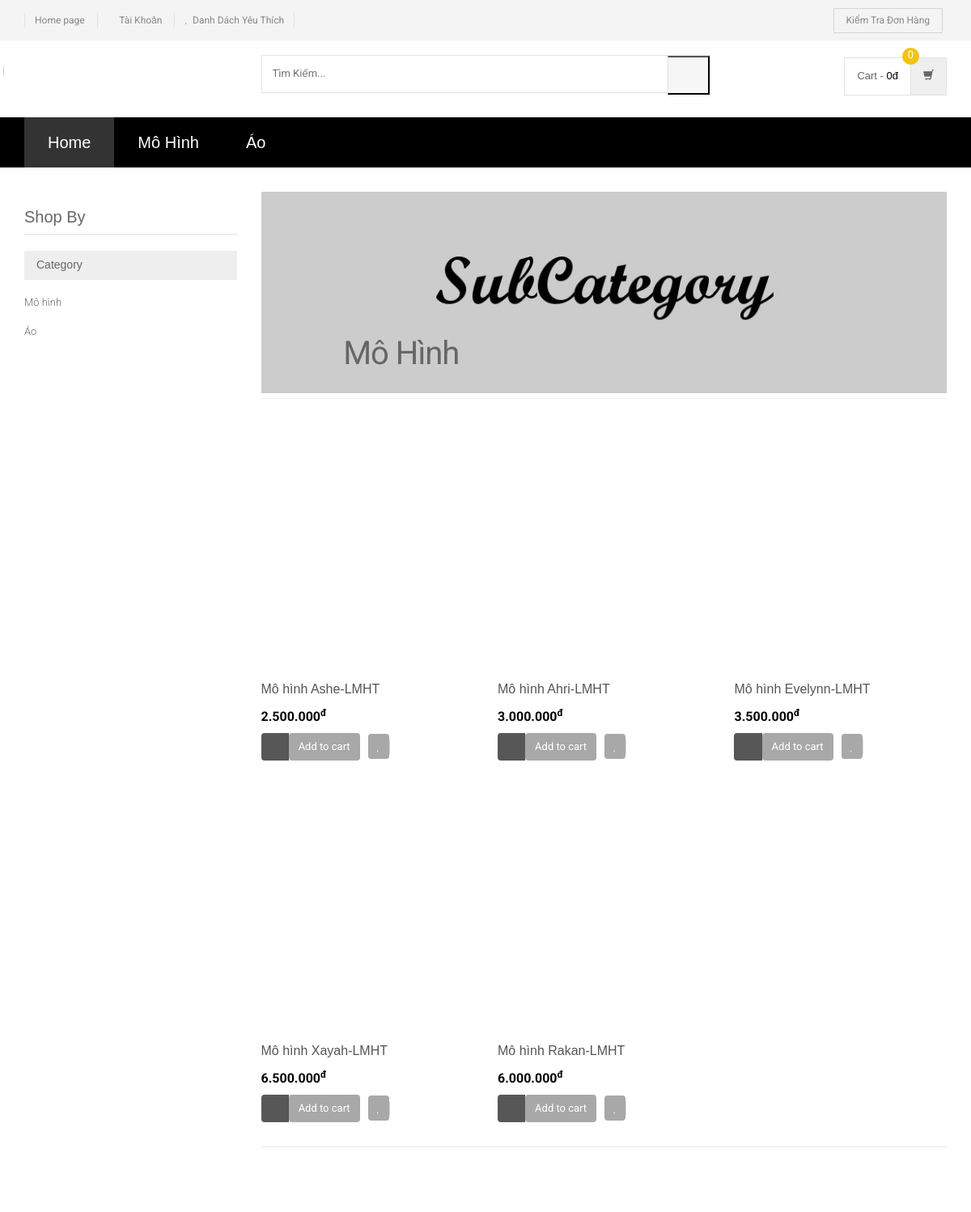
The page /shoppingg/sub-category.php?scid=1 on the database its author committed.
### tables this page shows
CREATE TABLE `category` (
  `id` int(11) NOT NULL,
  `categoryName` varchar(255) DEFAULT NULL,
  `creationDate` timestamp NOT NULL DEFAULT current_timestamp(),
  `updationDate` varchar(255) DEFAULT NULL
);

CREATE TABLE `subcategory` (
  `id` int(11) NOT NULL,
  `categoryid` int(11) DEFAULT NULL,
  `subcategory` varchar(255) DEFAULT NULL,
  `creationDate` timestamp NULL DEFAULT current_timestamp(),
  `updationDate` varchar(255) DEFAULT NULL
);

CREATE TABLE `products` (
  `id` int(11) NOT NULL,
  `category` int(11) NOT NULL,
  `subCategory` int(11) DEFAULT NULL,
  `productName` varchar(255) DEFAULT NULL,
  `productPrice` int(100) DEFAULT NULL,
  `productDescription` longtext DEFAULT NULL,
  `productImage1` varchar(255) DEFAULT NULL,
  `productImage2` varchar(255) DEFAULT NULL,
  `productImage3` varchar(255) DEFAULT NULL,
  `productAvailability` varchar(255) DEFAULT NULL,
  `postingDate` timestamp NULL DEFAULT current_timestamp(),
  `updationDate` varchar(255) DEFAULT NULL
);

### shoppingg/sub-category.php (the view, shortened to what this page needs)
<?php
include('includes/config.php');
$cid=intval($_GET['scid']);
?>
<!DOCTYPE html>
<html lang="en">
	<head>
	    <link rel="stylesheet" href="assets/css/bootstrap.min.css?v=<?php echo time(); ?>">
	    <link rel="stylesheet" href="assets/css/main.css?v=<?php echo time(); ?>">
	    <link rel="stylesheet" href="assets/css/green.css?v=<?php echo time(); ?>">
	    <link rel="stylesheet" href="assets/css/owl.carousel.css?v=<?php echo time(); ?>">
		<link rel="stylesheet" href="assets/css/owl.transitions.css?v=<?php echo time(); ?>">
		<link href="assets/css/lightbox.css?v=<?php echo time(); ?>" rel="stylesheet">
		<link rel="stylesheet" href="assets/css/animate.min.css?v=<?php echo time(); ?>">
		<link rel="stylesheet" href="assets/css/rateit.css?v=<?php echo time(); ?>">
		<link rel="stylesheet" href="assets/css/bootstrap-select.min.css?v=<?php echo time(); ?>">
		<link rel="stylesheet" href="assets/css/config.css">
		<link href="assets/css/green.css?v=<?php echo time(); ?>" rel="alternate stylesheet" title="Green color">
		<link href="assets/css/blue.css?v=<?php echo time(); ?>" rel="alternate stylesheet" title="Blue color">
		<link href="assets/css/red.css?v=<?php echo time(); ?>" rel="alternate stylesheet" title="Red color">
		<link href="assets/css/orange.css?v=<?php echo time(); ?>" rel="alternate stylesheet" title="Orange color">
		<link href="assets/css/dark-green.css?v=<?php echo time(); ?>" rel="alternate stylesheet" title="Darkgreen color">
		<link rel="stylesheet" href="assets/css/font-awesome.min.css">
	</head>
    <body class="cnt-home">
<header class="header-style-1">
<?php include('includes/top-header.php');?>
<?php include('includes/main-header.php');?>
<?php include('includes/menu-bar.php');?>
</header>
<div class="body-content outer-top-xs">
	<div class='container'>
		<div class='row outer-bottom-sm'>
			<div class='col-md-3 sidebar'>
	            <div class="sidebar-module-container">
	            	<h3 class="section-title">shop by</h3>
	            	<div class="sidebar-filter">
<div class="sidebar-widget wow fadeInUp outer-bottom-xs ">
	<div class="widget-header m-t-20">
		<h4 class="widget-title">Category</h4>
	</div>
	<div class="sidebar-widget-body m-t-10">
	         <?php $sql=mysqli_query($con,"select id,categoryName  from category");
while($row=mysqli_fetch_array($sql))
{
    ?>
		<div class="accordion">
	    	<div class="accordion-group">
	            <div class="accordion-heading">
	                <a href="category.php?cid=<?php echo $row['id'];?>"  class="accordion-toggle collapsed">
	                   <?php echo $row['categoryName'];?>
	                </a>
	            </div>
	        </div>
	    </div>
	    <?php } ?>
	</div>
</div>
	            	</div>
	            </div>
            </div>
			<div class='col-md-9'>
	<div id="category" class="category-carousel hidden-xs">
		<div class="item">
			<div class="image">
				<img src="assets/images/banners/cat-banner-2.jpg" alt="" class="img-responsive">
			</div>
			<div class="container-fluid">
				<div class="caption vertical-top text-left">
					<div class="big-text">
						<br />
					</div>
					       <?php $sql=mysqli_query($con,"select subcategory  from subcategory where id='$cid'");
while($row=mysqli_fetch_array($sql))
{
    ?>
					<div class="excerpt hidden-sm hidden-md">
						<?php echo htmlentities($row['subcategory']);?>
					</div>
			<?php } ?>
				</div>
			</div>
		</div>
</div>
				<div class="search-result-container">
					<div id="myTabContent" class="tab-content">
						<div class="tab-pane active " id="grid-container">
							<div class="category-product  inner-top-vs">
								<div class="row">
			<?php
$ret=mysqli_query($con,"select * from products where subCategory='$cid'");
$num=mysqli_num_rows($ret);
if($num>0)
{
while ($row=mysqli_fetch_array($ret))
{?>
		<div class="col-sm-6 col-md-4 wow fadeInUp">
			<div class="products">
	<div class="product">
		<div class="product-image">
			<div class="image">
				<a href="product-details.php?pid=<?php echo htmlentities($row['id']);?>"><img  src="../assets/images/blank.gif" data-echo="../admin/productimages/<?php echo htmlentities($row['productImage1']);?>" alt="" width="200" height="300"></a>
			</div>
		</div>
		<div class="product-info text-left">
			<h3 class="name"><a href="product-details.php?pid=<?php echo htmlentities($row['id']);?>"><?php echo htmlentities($row['productName']);?></a></h3>
			<div class="product-price">
				<span class="price">
					 <?php echo number_format($row['productPrice'],0,',','.');?><sup>đ</sup>		</span>
			</div>
		</div>
					<div class="cart clearfix animate-effect">
				<div class="action">
					<ul class="list-unstyled">
						<li class="add-cart-button btn-group">
						<?php if($row['productAvailability']=='Còn Hàng'){?>
										<button class="btn btn-primary icon" data-toggle="dropdown" type="button">
								<i class="fa fa-shopping-cart"></i>
							</button>
							<a href="category.php?page=product&action=add&id=<?php echo $row['id']; ?>">
							<button class="btn btn-primary" type="button">Add to cart</button></a>
								<?php } else {?>
							<div class="action" style="color:red">Hết Hàng</div>
					<?php } ?>
						</li>
		                <li class="lnk wishlist">
							<a class="add-to-cart" href="category.php?pid=<?php echo htmlentities($row['id'])?>&&action=wishlist" title="Wishlist">
								 <i class="icon fa fa-heart"></i>
							</a>
						</li>
					</ul>
				</div>
			</div>
			</div>
			</div>
		</div>
	  <?php } } else {?>
		<div class="col-sm-6 col-md-4 wow fadeInUp"> <h3>No Product Found</h3>
		</div>
<?php } ?>
										</div>
							</div>
						</div>
				</div>
			</div>
		</div></div>
</div>
</div>
</body>
</html>

### shoppingg/includes/menu-bar.php (shortened to what this page needs)
<div class="header-nav animate-dropdown">
    <div class="container">
        <div class="yamm navbar navbar-default" role="navigation">
            <div class="nav-bg-class">
                <div class="navbar-collapse collapse" id="mc-horizontal-menu-collapse">
	<div class="nav-outer">
		<ul class="nav navbar-nav">
			<li class="active dropdown yamm-fw">
				<a href="index.php" data-hover="dropdown" class="dropdown-toggle">Home</a>
			</li>
              <?php $sql=mysqli_query($con,"select id,categoryName  from category limit 6");
while($row=mysqli_fetch_array($sql))
{
    ?>
			<li class="dropdown yamm">
				<a href="category.php?cid=<?php echo $row['id'];?>"> <?php echo $row['categoryName'];?></a>
			</li>
			<?php } ?>
		</ul>
		<div class="clearfix"></div>
	</div>
</div>
            </div>
        </div>
    </div>
</div>

### shoppingg/assets/css/green.css (style rules this page uses)
a { color: black; }
.header-style-1 .header-nav { background: black; }
.cnt-home .header-style-1 .header-nav .navbar .navbar-nav > li.active { background: #333; }
.product .product-info .product-price .price { color: black; }
.sidebar .sidebar-module-container .sidebar-widget .sidebar-widget-body .accordion .accordion-group .accordion-heading .accordion-toggle, .sidebar .sidebar-module-container .sidebar-widget .sidebar-widget-body .accordion .accordion-group .accordion-heading .accordion-toggle:hover, .sidebar .sidebar-module-container .sidebar-widget .sidebar-widget-body .accordion .accordion-group .accordion-heading .accordion-toggle:focus, .sidebar .sidebar-module-container .sidebar-widget .sidebar-widget-body .accordion .accordion-group .accordion-heading .accordion-toggle:after { color: black; }

### shoppingg/assets/css/lightbox.css (style rules this page uses)
body:after { content: url(../images/close.png) url(../images/loading.gif) url(../images/prev.png) url(../images/next.png); display: none; }

### shoppingg/assets/css/blue.css (style rules this page uses)
a { color: #3498db; }
.header-style-1 .header-nav { background: #3498db; }
.cnt-home .header-style-1 .header-nav .navbar .navbar-nav > li.active { background: #1d6ca1; }
.product .product-info .product-price .price { color: #3498db; }
.sidebar .sidebar-module-container .sidebar-widget .sidebar-widget-body .accordion .accordion-group .accordion-heading .accordion-toggle, .sidebar .sidebar-module-container .sidebar-widget .sidebar-widget-body .accordion .accordion-group .accordion-heading .accordion-toggle:hover, .sidebar .sidebar-module-container .sidebar-widget .sidebar-widget-body .accordion .accordion-group .accordion-heading .accordion-toggle:focus, .sidebar .sidebar-module-container .sidebar-widget .sidebar-widget-body .accordion .accordion-group .accordion-heading .accordion-toggle:after { color: #3498db; }

### shoppingg/assets/css/red.css (style rules this page uses)
a { color: #ff6c6c; }
.header-style-1 .header-nav { background: #ff6c6c; }
.cnt-home .header-style-1 .header-nav .navbar .navbar-nav > li.active { background: #ff1a1a; }
.product .product-info .product-price .price { color: #ff6c6c; }
.sidebar .sidebar-module-container .sidebar-widget .sidebar-widget-body .accordion .accordion-group .accordion-heading .accordion-toggle, .sidebar .sidebar-module-container .sidebar-widget .sidebar-widget-body .accordion .accordion-group .accordion-heading .accordion-toggle:hover, .sidebar .sidebar-module-container .sidebar-widget .sidebar-widget-body .accordion .accordion-group .accordion-heading .accordion-toggle:focus, .sidebar .sidebar-module-container .sidebar-widget .sidebar-widget-body .accordion .accordion-group .accordion-heading .accordion-toggle:after { color: #ff6c6c; }

### shoppingg/assets/css/orange.css (style rules this page uses)
a { color: #f39c12; }
.header-style-1 .header-nav { background: #f39c12; }
.cnt-home .header-style-1 .header-nav .navbar .navbar-nav > li.active { background: #ab6c09; }
.product .product-info .product-price .price { color: #f39c12; }
.sidebar .sidebar-module-container .sidebar-widget .sidebar-widget-body .accordion .accordion-group .accordion-heading .accordion-toggle, .sidebar .sidebar-module-container .sidebar-widget .sidebar-widget-body .accordion .accordion-group .accordion-heading .accordion-toggle:hover, .sidebar .sidebar-module-container .sidebar-widget .sidebar-widget-body .accordion .accordion-group .accordion-heading .accordion-toggle:focus, .sidebar .sidebar-module-container .sidebar-widget .sidebar-widget-body .accordion .accordion-group .accordion-heading .accordion-toggle:after { color: #f39c12; }

### shoppingg/assets/css/dark-green.css (style rules this page uses)
a { color: #12cca7; }
.header-style-1 .header-nav { background: #12cca7; }
.cnt-home .header-style-1 .header-nav .navbar .navbar-nav > li.active { background: #0b816a; }
.product .product-info .product-price .price { color: #12cca7; }
.sidebar .sidebar-module-container .sidebar-widget .sidebar-widget-body .accordion .accordion-group .accordion-heading .accordion-toggle, .sidebar .sidebar-module-container .sidebar-widget .sidebar-widget-body .accordion .accordion-group .accordion-heading .accordion-toggle:hover, .sidebar .sidebar-module-container .sidebar-widget .sidebar-widget-body .accordion .accordion-group .accordion-heading .accordion-toggle:focus, .sidebar .sidebar-module-container .sidebar-widget .sidebar-widget-body .accordion .accordion-group .accordion-heading .accordion-toggle:after { color: #12cca7; }

### rows shown on the page
category: categoryName "Mô Hình", categoryName "Mô hình"
category: categoryName "Áo"
subcategory: subcategory "Mô Hình"
products: productName "Mô hình Ashe-LMHT", productPrice "2.500.000"
products: productName "Mô hình Ahri-LMHT", productPrice "3.000.000"
products: productName "Mô hình Evelynn-LMHT", productPrice "3.500.000"
products: productName "Mô hình Xayah-LMHT", productPrice "6.500.000"
products: productName "Mô hình Rakan-LMHT", productPrice "6.000.000"
